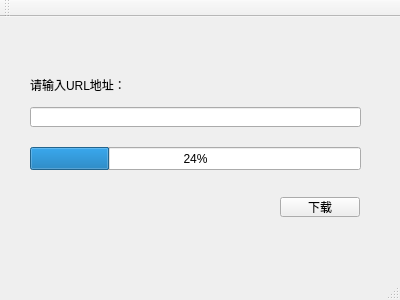
<?xml version="1.0" encoding="UTF-8"?>
<ui version="4.0">
 <class>MainWindow</class>
 <widget class="QMainWindow" name="MainWindow">
  <property name="geometry">
   <rect>
    <x>0</x>
    <y>0</y>
    <width>400</width>
    <height>300</height>
   </rect>
  </property>
  <property name="windowTitle">
   <string>MainWindow</string>
  </property>
  <widget class="QWidget" name="centralWidget">
   <widget class="QLineEdit" name="lineEdit">
    <property name="geometry">
     <rect>
      <x>30</x>
      <y>90</y>
      <width>331</width>
      <height>20</height>
     </rect>
    </property>
   </widget>
   <widget class="QPushButton" name="pushButton">
    <property name="geometry">
     <rect>
      <x>280</x>
      <y>180</y>
      <width>80</width>
      <height>20</height>
     </rect>
    </property>
    <property name="text">
     <string>下载</string>
    </property>
   </widget>
   <widget class="QProgressBar" name="progressBar">
    <property name="geometry">
     <rect>
      <x>30</x>
      <y>130</y>
      <width>331</width>
      <height>23</height>
     </rect>
    </property>
    <property name="value">
     <number>24</number>
    </property>
   </widget>
   <widget class="QLabel" name="label">
    <property name="geometry">
     <rect>
      <x>30</x>
      <y>60</y>
      <width>91</width>
      <height>16</height>
     </rect>
    </property>
    <property name="text">
     <string>请输入URL地址：</string>
    </property>
   </widget>
  </widget>
  <widget class="QMenuBar" name="menuBar">
   <property name="geometry">
    <rect>
     <x>0</x>
     <y>0</y>
     <width>400</width>
     <height>22</height>
    </rect>
   </property>
  </widget>
  <widget class="QToolBar" name="mainToolBar">
   <attribute name="toolBarArea">
    <enum>TopToolBarArea</enum>
   </attribute>
   <attribute name="toolBarBreak">
    <bool>false</bool>
   </attribute>
  </widget>
  <widget class="QStatusBar" name="statusBar"/>
 </widget>
 <layoutdefault spacing="6" margin="11"/>
 <resources/>
 <connections/>
</ui>
